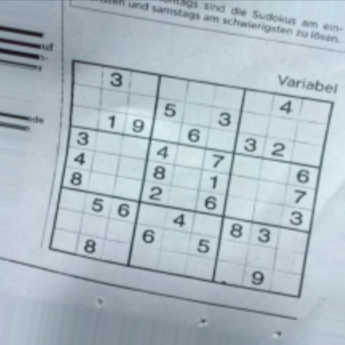
#> input picture data/example.jpg, 345 x 345 px, found by its file name; its folder holds 6 pictures in this run
$ python main_test.py
#> lines starting #> are read from the running program, lines starting #| are printed output that depends on the picture; after the words box and inside, x2 and y2 are one past the last pixel; in counts of white or black regions, pixels touching at a corner belong together
### utils/crop.py
import cv2
import matplotlib.pyplot as plt
import numpy as np


def read_image(folder, file_name, display=False):
#> called with folder = 'data', file_name = 'example.jpg', display = False
    sudoku_a = cv2.imread(folder + '/' + file_name)
#> sudoku_a is the input picture: shape (345, 345, 3); mean B, G, R 196.7, 187.4, 173.4

    if display:
        plt.figure()
        plt.imshow(sudoku_a)

    # Preprocessing image to be read
    sudoku_a = cv2.resize(sudoku_a, (450, 450))
#> sudoku_a: shape (450, 450, 3)
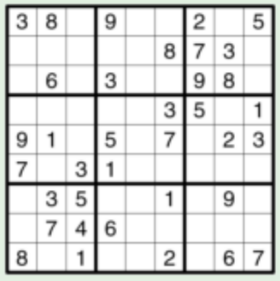
#> input picture data/test1.jpg, 280 x 281 px
#> further down, puzzle is the input picture: shape (281, 280, 3); mean B, G, R 216.9, 217.9, 216.9

    return sudoku_a


def preprocess(image, display=False):
    """
        Blurs and thresholds the image to get a binary one
    """
#> called with display = False
    gray = cv2.cvtColor(image, cv2.COLOR_BGR2GRAY)
    blur = cv2.GaussianBlur(gray, (3, 3), 6)
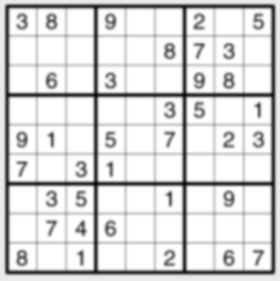
#> blur: shape (281, 280); min 9, max 255, mean 217.5
    threshold_img = cv2.adaptiveThreshold(blur, 255, 1, 1, 11, 2)
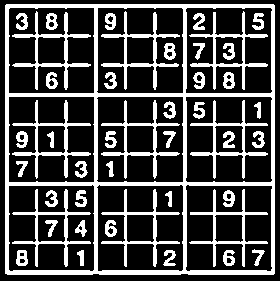
#> threshold_img: shape (281, 280); 27.1% white; 46 white regions
    if display:
        plt.figure()
        plt.imshow(threshold_img)
    return threshold_img


def main_outline(contour):
    biggest = np.array([])
    max_area = 0
    for i in contour:
        area = cv2.contourArea(i)
        if area > 50:
            peri = cv2.arcLength(i, True)
            approx = cv2.approxPolyDP(i, 0.02 * peri, True)
            if area > max_area and len(approx) == 4:
                biggest = approx
                max_area = area
    return biggest, max_area


def reframe(points):
    points = points.reshape((4, 2))
    points_new = np.zeros((4, 1, 2), dtype=np.int32)
    add = points.sum(1)
    points_new[0] = points[np.argmin(add)]
    points_new[3] = points[np.argmax(add)]
    diff = np.diff(points, axis=1)
    points_new[1] = points[np.argmin(diff)]
    points_new[2] = points[np.argmax(diff)]
    return points_new


# [11 lines left out: function splitcells, not called in this run]

### utils/extract_cells.py
from PIL import Image
from utils.crop import *


# Finding the outline of the sudoku puzzle in the image
def get_outline_puzzle(puzzle, su_puzzle, display=False):
    su_contour_1 = su_puzzle.copy()
    su_contour_2 = puzzle.copy()
    su_contour, hierarchy = cv2.findContours(su_puzzle, cv2.RETR_EXTERNAL, cv2.CHAIN_APPROX_SIMPLE)
#> su_contour = 1 contour; box (x1, y1, x2, y2) and area: (5, 4, 275, 275) 72614
    cv2.drawContours(su_contour_1, su_contour, -1, (0, 255, 0), 3)
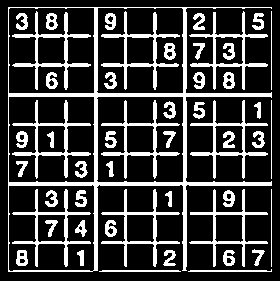
#> su_contour_1: shape (281, 280); 23% white; 51 white regions, largest, box (x1, y1, x2, y2) and area: (8, 7, 272, 272) 4877, (12, 11, 91, 90) 1018, (101, 11, 180, 90) 998
    black_img = np.zeros((450, 450, 3), np.uint8)
    su_biggest, su_maxArea = main_outline(su_contour)
#> the loop in main_outline, `for i in contour:` made 1 pass
#> (area, peri, biggest, max_area) on pass 1: (72614, 1077.3, [[6, 4], [5, 273], [273, 274], [274, 5]], 72614)
#> after the loop in main_outline, `for i in contour:`: max_area = 72614
#> su_biggest = [[6, 4], [5, 273], [273, 274], [274, 5]]; su_maxArea = 72614
    if su_biggest.size != 0:
        su_biggest = reframe(su_biggest)
#> in reframe, `points = points.reshape((4, 2))`: points = [[6, 4], [5, 273], [273, 274], [274, 5]]
#> in reframe, `add = points.sum(1)`: add = [10, 278, 547, 279]
#> in reframe, `diff = np.diff(points, axis=1)`: diff = [-2, 268, 1, -269]
#> su_biggest = [[6, 4], [274, 5], [5, 273], [273, 274]]
    cv2.drawContours(su_contour_2, su_biggest, -1, (0, 255, 0), 10)
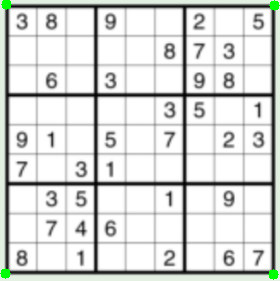
#> su_contour_2: shape (281, 280, 3); 0.41% of pixels changed, all inside (x1, y1, x2, y2) = (0, 0, 280, 280)
    su_pts1 = np.float32(su_biggest)
#> su_pts1 = [[6, 4], [274, 5], [5, 273], [273, 274]]
    su_pts2 = np.float32([[0, 0], [450, 0], [0, 450], [450, 450]])
    su_matrix = cv2.getPerspectiveTransform(su_pts1, su_pts2)
#> su_matrix = [[1.68, 0.00624, -10.1], [-0.00624, 1.67, -6.65], [1.78e-19, -3.37e-19, 1]]
    su_imagewrap = cv2.warpPerspective(puzzle, su_matrix, (450, 450))
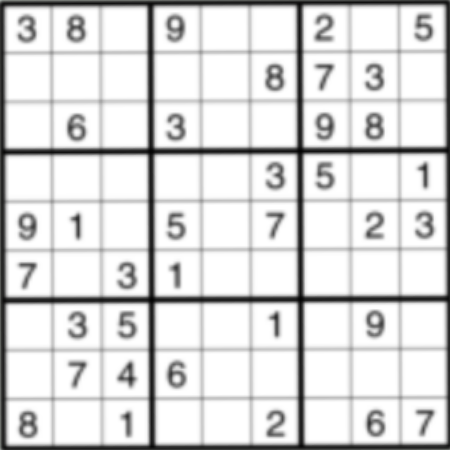
#> su_imagewrap: shape (450, 450, 3); mean B, G, R 218.6, 218.6, 218.6
    su_imagewrap = cv2.cvtColor(su_imagewrap, cv2.COLOR_BGR2GRAY)
#> su_imagewrap: shape (450, 450)

#> (the run stopped early here; a loop or call above may not have finished)
